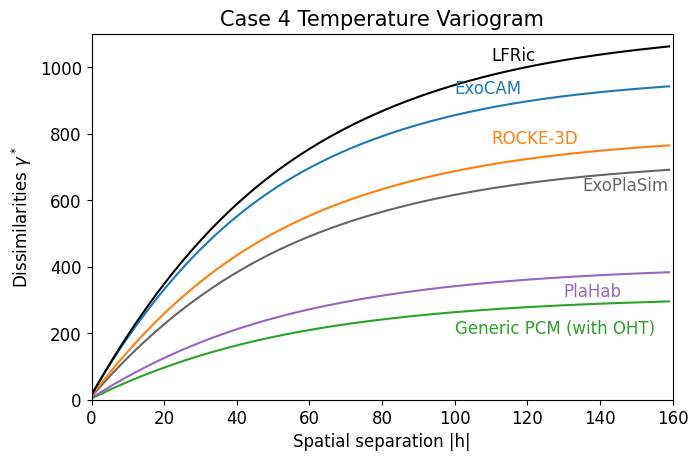

Here is the Python script that generated this plot:
import netCDF4
from mpl_toolkits.basemap import Basemap, shiftgrid

import numpy as np
import matplotlib as mpl
import matplotlib.pyplot as plt
from matplotlib.patches import Rectangle

import pykrige.kriging_tools as kt
from pykrige.ok import OrdinaryKriging
from pykrige.uk import UniversalKriging

from scipy.interpolate import CubicSpline

tfreeze = 273.16

#--------------------------------------------------------------------
# Read ExoPlaSim data
f1 = netCDF4.Dataset( '/models/data/samosa/exoplasim/full_t21_synchronous__3000teff_15day/t21_synchronous_2.34pn2_flux1200_400.0co2_3000teff_15day.nc' )

Ts_plasim4 = np.average( f1.variables[ 'ts' ], axis=0 )
lat_plasim = np.array( f1.variables[ 'lat' ] )
lon_plasim = np.array( f1.variables[ 'lon' ] )

Ts_plasim4, lon_plasim = shiftgrid( 180., Ts_plasim4, lon_plasim, start=False )

lats_plasim = np.zeros( lat_plasim.size * lon_plasim.size )
lons_plasim = np.zeros( lat_plasim.size * lon_plasim.size )
Tss_plasim  = np.zeros( lat_plasim.size * lon_plasim.size )
count = 0

for i in range( 0, lon_plasim.size ):
	for j in range( 0, lat_plasim.size ):
		lons_plasim[ count ] = lon_plasim[i]
		lats_plasim[ count ] = lat_plasim[j]
		Tss_plasim[  count ] = Ts_plasim4[j,i]
		count += 1

#--------------------------------------------------------------------
# Read ExoCAM data
f2 = netCDF4.Dataset( '/models/data/samosa/exocam/samosa4.cam.h0.avg.nc' )

Ts_exocam4 = np.average( f2.variables[ 'TS' ], axis=0 )
lat_exocam = np.array( f2.variables[ 'lat' ] )
lon_exocam = np.array( f2.variables[ 'lon' ] )

lats_exocam = np.zeros( lat_exocam.size * lon_exocam.size )
lons_exocam = np.zeros( lat_exocam.size * lon_exocam.size )
Tss_exocam  = np.zeros( lat_exocam.size * lon_exocam.size )
count = 0

for i in range( 0, lon_exocam.size ):
	for j in range( 0, lat_exocam.size ):
		lons_exocam[ count ] = lon_exocam[i]
		lats_exocam[ count ] = lat_exocam[j]
		Tss_exocam[  count ] = Ts_exocam4[j,i]
		count += 1

#--------------------------------------------------------------------
# Read Generic PCM data
f3 = netCDF4.Dataset( '/models/data/samosa/genericpcm/SAMOSA_output_file_Generic_PCM_case-4_OHT_on.nc' )
#f3 = netCDF4.Dataset( '/models/data/samosa/genericpcm/SAMOSA_output_file_Generic_PCM_case-4_OHT_off.nc' )

Ts_pcm4 = np.array( f3.variables[ 'surface_temperature' ] )
lat_pcm = np.array( f3.variables[ 'latitude' ] )
lon_pcm = np.array( f3.variables[ 'longitude' ] )

lats_pcm = np.zeros( lat_pcm.size * lon_pcm.size )
lons_pcm = np.zeros( lat_pcm.size * lon_pcm.size )
Tss_pcm  = np.zeros( lat_pcm.size * lon_pcm.size )
count = 0

for i in range( 0, lon_pcm.size ):
	for j in range( 0, lat_pcm.size ):
		lons_pcm[ count ] = lon_pcm[i]
		lats_pcm[ count ] = lat_pcm[j]
		Tss_pcm[  count ] = Ts_pcm4[j,i]
		count += 1

#--------------------------------------------------------------------
# Read ROCKE-3D data
f4 = netCDF4.Dataset( '/models/data/samosa/rocke3d/rocke_04q.nc' )

Ts_r3d4 = np.array( f4.variables[ 'tsurf' ] ) + tfreeze
uwind_r3d4 = np.array( f4.variables[ 'ub' ] )
vwind_r3d4 = np.array( f4.variables[ 'vb' ] )
lat_r3d = np.array( f4.variables[ 'lat' ] )
lon_r3d = np.array( f4.variables[ 'lon' ] )
lat2_r3d = np.array( f4.variables[ 'lat2' ] )
lon2a_r3d = np.array( f4.variables[ 'lon2' ] )
#nlev_r3d = len( np.array( f4.variables[ 'plm' ] ) )
nlev_r3d = 1

Ts_r3d4, lon_r3d = shiftgrid( 0, Ts_r3d4, lon_r3d, start=False )
uwind_r3d4, lon2_r3d = shiftgrid( 0, uwind_r3d4, lon2a_r3d, start=False )
vwind_r3d4, lon2_r3d = shiftgrid( 0, vwind_r3d4, lon2a_r3d, start=False )

lats_r3d = np.zeros( lat_r3d.size * lon_r3d.size )
lons_r3d = np.zeros( lat_r3d.size * lon_r3d.size )
Tss_r3d  = np.zeros( lat_r3d.size * lon_r3d.size )
count = 0

for i in range( 0, lon_r3d.size ):
	for j in range( 0, lat_r3d.size ):
		lons_r3d[ count ] = lon_r3d[i]
		lats_r3d[ count ] = lat_r3d[j]
		Tss_r3d[  count ] = Ts_r3d4[j,i]
		count += 1

#--------------------------------------------------------------------
# Read PlaHab data
f5 = open( '/models/data/samosa/plahab/case4_tsurf.out' )

lon_plahab = np.array( [ -171., -153. , -135. , -117., -99., -81.,  -63.,  -45.,  -27., -9., 9.,  27.0 , 45., 63., 81., 99., 117., 135., 153., 171. ] )
lat_plahab = np.array( [ -88., -82., -77., -72., -68., -62., -58., -52., -47., -43., -37., -32., -28., -23., -18., -13., -7., -2., 2., 7., 13., 18., 23., 28., 32., 37., 43., 47., 52., 58., 62., 68., 72., 77., 82., 88. ] )
Ts_plahab4 = np.zeros( ( lat_plahab.size, lon_plahab.size ) )

lats_plahab = np.zeros( lat_plahab.size * lon_plahab.size )
lons_plahab = np.zeros( lat_plahab.size * lon_plahab.size )
Tss_plahab  = np.zeros( lat_plahab.size * lon_plahab.size )
count = 0
j = 0

for line in f5.readlines():
	line = line.strip()
	columns = line.split()
	for i in range( 1, lon_plahab.size + 1 ):
		lons_plahab[ count ] = lon_plahab[i-1]
		lats_plahab[ count ] = columns[0]
		Tss_plahab[  count ] = columns[i]
		Ts_plahab4[ j, i-1 ] = columns[i]
		count += 1
	j += 1

#--------------------------------------------------------------------
# Read LFRic data
f6 = netCDF4.Dataset( '/models/data/samosa/lfric/samosa_case04__lfric_c24.nc' )

Ts_lfric4 = f6.variables[ 'grid_surface_temperature' ]
lat_lfric = np.array( f6.variables[ 'lat' ] )
lon_lfric = np.array( f6.variables[ 'lon' ] )

Ts_lfric4, lon_lfric = shiftgrid( 180., Ts_lfric4, lon_lfric, start=False )

lats_lfric = np.zeros( lat_lfric.size * lon_lfric.size )
lons_lfric = np.zeros( lat_lfric.size * lon_lfric.size )
Tss_lfric  = np.zeros( lat_lfric.size * lon_lfric.size )
count = 0

for i in range( 0, lon_lfric.size ):
	for j in range( 0, lat_lfric.size ):
		lons_lfric[ count ] = lon_lfric[i]
		lats_lfric[ count ] = lat_lfric[j]
		Tss_lfric[  count ] = Ts_lfric4[j,i]
		count += 1


#--------------------------------------------------------------------
# Set Up Figure

cm = mpl.colormaps.get_cmap('cool')
contourmax  = 300.0
contourmin  = 200.0

fig, axd = plt.subplot_mosaic([['right', 'right'],
                               ['right', 'right']],
                              figsize=(7.5, 4.75))

#--------------------------------------------------------------------
# Kriging: ExoPlaSim
OK = OrdinaryKriging(
    lons_plasim,
    lats_plasim,
    Tss_plasim,
    variogram_model="exponential",
    coordinates_type="geographic",
    verbose=True,
    enable_plotting=False,
    exact_values=True,
)
#OK.display_variogram_model()

varix, variy = OK.get_variogram_points()
varixmin  = 0
varixmax  = 160
variymin  = 0
variymax  = 1100
varifunc  = CubicSpline( varix, variy )
varifuncx = np.arange( varixmin, varixmax, 1 )
varifuncy = varifunc( varifuncx )

im1 = axd[ 'right' ].plot( varifuncx, varifuncy, marker='none', color='#666666' )
axd[ 'right' ].text( 135, 630, 'ExoPlaSim', fontsize=12, color='#666666' )

axd[ 'right' ].tick_params( axis='x', labelsize=12 )
axd[ 'right' ].tick_params( axis='y', labelsize=12 )
axd[ 'right' ].set_title( 'Case 4 Temperature Variogram', fontsize=15 )
axd[ 'right' ].set_xlabel( 'Spatial separation |h|', fontsize = 12 )
axd[ 'right' ].set_ylabel( 'Dissimilarities $γ^*$', fontsize = 12 )
axd[ 'right' ].set_xlim( [ varixmin, varixmax ] )
axd[ 'right' ].set_ylim( [ variymin, variymax ] )

#--------------------------------------------------------------------
# Kriging: ExoCAM
OK = OrdinaryKriging(
    lons_exocam,
    lats_exocam,
    Tss_exocam,
    variogram_model="exponential",
    coordinates_type="geographic",
    verbose=True,
    enable_plotting=False,
    exact_values=True,
)

varix, variy = OK.get_variogram_points()
varixmin  = 0
varixmax  = 160
variymin  = 0
variymax  = 1100
varifunc  = CubicSpline( varix, variy )
varifuncx = np.arange( varixmin, varixmax, 1 )
varifuncy = varifunc( varifuncx )

im1 = axd[ 'right' ].plot( varifuncx, varifuncy, marker='none', color='tab:blue' )
axd[ 'right' ].text( 100, 920, 'ExoCAM', fontsize=12, color='tab:blue' )

#--------------------------------------------------------------------
# Kriging: Generic PCM
OK = OrdinaryKriging(
    lons_pcm,
    lats_pcm,
    Tss_pcm,
    variogram_model="exponential",
    coordinates_type="geographic",
    verbose=True,
    enable_plotting=False,
    exact_values=True,
)

varix, variy = OK.get_variogram_points()
varixmin  = 0
varixmax  = 160
variymin  = 0
variymax  = 1100
varifunc  = CubicSpline( varix, variy )
varifuncx = np.arange( varixmin, varixmax, 1 )
varifuncy = varifunc( varifuncx )

im1 = axd[ 'right' ].plot( varifuncx, varifuncy, marker='none', color='tab:green' )
axd[ 'right' ].text( 100, 200, 'Generic PCM (with OHT)', fontsize=12, color='tab:green' )
#axd[ 'right' ].text( 100, 200, 'Generic PCM (no OHT)', fontsize=12, color='tab:green' )

#--------------------------------------------------------------------
# Kriging: ROCKE-3D
OK = OrdinaryKriging(
    lons_r3d,
    lats_r3d,
    Tss_r3d,
    variogram_model="exponential",
    coordinates_type="geographic",
    verbose=True,
    enable_plotting=False,
    exact_values=True,
)

varix, variy = OK.get_variogram_points()
varixmin  = 0
varixmax  = 160
variymin  = 0
variymax  = 1100
varifunc  = CubicSpline( varix, variy )
varifuncx = np.arange( varixmin, varixmax, 1 )
varifuncy = varifunc( varifuncx )

im1 = axd[ 'right' ].plot( varifuncx, varifuncy, marker='none', color='tab:orange' )
axd[ 'right' ].text( 110, 770, 'ROCKE-3D', fontsize=12, color='tab:orange' )

#--------------------------------------------------------------------
# Kriging: PlaHab
OK = OrdinaryKriging(
    lons_plahab,
    lats_plahab,
    Tss_plahab,
    variogram_model="exponential",
    coordinates_type="geographic",
    verbose=True,
    enable_plotting=False,
    exact_values=True,
)

varix, variy = OK.get_variogram_points()
varixmin  = 0
varixmax  = 160
variymin  = 0
variymax  = 1100
varifunc  = CubicSpline( varix, variy )
varifuncx = np.arange( varixmin, varixmax, 1 )
varifuncy = varifunc( varifuncx )

im1 = axd[ 'right' ].plot( varifuncx, varifuncy, marker='none', color='tab:purple' )
axd[ 'right' ].text( 130, 310, 'PlaHab', fontsize=12, color='tab:purple' )

#--------------------------------------------------------------------
# Kriging: LFRic
OK = OrdinaryKriging(
    lons_lfric,
    lats_lfric,
    Tss_lfric,
    variogram_model="exponential",
    coordinates_type="geographic",
    verbose=True,
    enable_plotting=False,
    exact_values=True,
)

varix, variy = OK.get_variogram_points()
varixmin  = 0
varixmax  = 160
variymin  = 0
variymax  = 1100
varifunc  = CubicSpline( varix, variy )
varifuncx = np.arange( varixmin, varixmax, 1 )
varifuncy = varifunc( varifuncx )

im1 = axd[ 'right' ].plot( varifuncx, varifuncy, marker='none', color='k' )
axd[ 'right' ].text( 110, 1020, 'LFRic', fontsize=12, color='k' )


#--------------------------------------------------------------------
# Finalize

fig.savefig( "fig_variogram_temp.png", bbox_inches='tight' )
fig.savefig( "fig_variogram_temp.eps", bbox_inches='tight' )
#plt.show()
